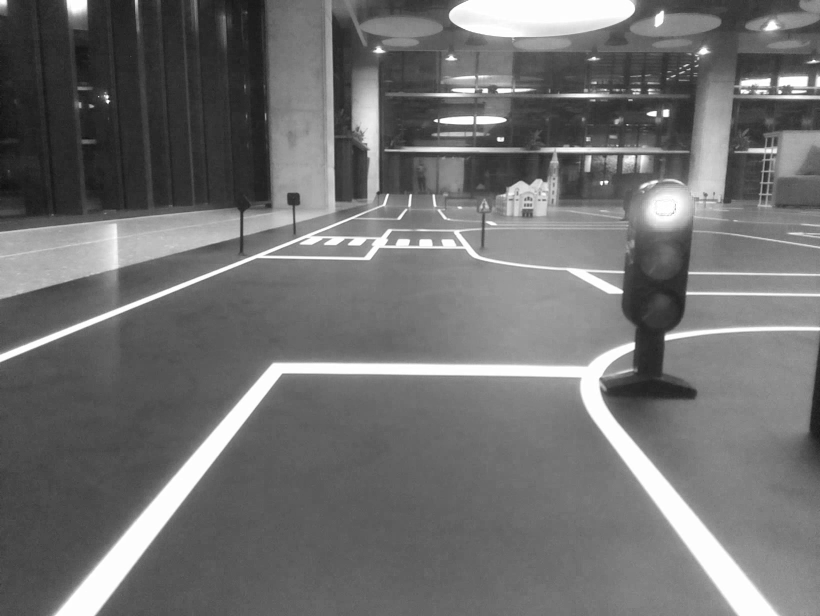
#> input picture Camera/OurTestMaterial/4transform.png, 1640 x 1232 px, given in place of 6510.jpg, which was not available (shown at 1/2 size)
$ python lane_detectionv3.py
#> lines starting #> are read from the running program, lines starting #| are printed output that depends on the picture; after the words box and inside, x2 and y2 are one past the last pixel; in counts of white or black regions, pixels touching at a corner belong together; pictures that were not available may be replaced by others from this repository, and a replacement may not be noted
import cv2
import numpy as np
import time
from skimage.morphology import skeletonize
import skimage
from timeit import default_timer as timer
import math
import os
FIVE_DEGREES_IN_RAD = 0.0873
TAN_OF_TWENTY_DEGREES = 0.364
RIGHT_REGION = 50
LEFT_REGION = -50
GO_LEFT = -23
GO_STRAIGHT = 0
GO_RIGHT = 23
STOP_LINE = 40
PARK_LINE = -49

STOP_LINE_DISTANCE_TABLE = [
    [1, 10],
    [2, 30],
    [3, 50],
    [4, 60],
    [5, 65]
]


def process_img(img):
    img = img[int(2 * img.shape[0] / 3):img.shape[0], :]
    canny_min_thresh = 100
    canny_max_thresh = 240
    img = cv2.Canny(img, canny_min_thresh, canny_max_thresh)
    width = int(img.shape[1] / 2)
    height = int(img.shape[0] / 2)
    dim = (width, height)
    img = cv2.resize(img, dim, cv2.INTER_AREA)
    img[img > 0] = 255
    global _center_col
    _center_col = (img.shape[1] - 1) / 2
    cv2.imwrite(os.path.abspath(os.path.join(os.getcwd(), 'edges.jpg')), img)
    img = skeletonize(img / 255)
    img = img.astype(np.uint8) * 255
    return img


def find_slope(line):
    dx = line[2]-line[0]
    dy = line[3]-line[1]
    if dx == 0:
        return 1000*dy
    return (line[3]-line[1])/(line[2]-line[0])


def find_stopping_lines(lines):
    for i, line1 in enumerate(lines):
        slope1 = find_slope(line1)
        if math.fabs(slope1) < TAN_OF_TWENTY_DEGREES: # if it is maximum 20 degrees sloped
            for j, line2 in enumerate(lines[i+1:], i+1):
                slope2 = find_slope(line2)
                angle1 = math.atan(slope1)
                angle2 = math.atan(slope2)
                if math.fabs(angle1-angle2) < FIVE_DEGREES_IN_RAD: # if two lines are parallel
                    intercept1 = -slope1*line1[0]+line1[1]
                    intercept2 = -slope1 * line2[0] + line2[1]
                    if math.fabs(intercept2-intercept1) < 25: # if two lines are near
                        return line1, line2
    else:
        return None, None


def find_stopping_lane(img):
    mid_row = 0
    stop_lane_frame = np.copy(img)
    lines = cv2.HoughLinesP(img, 1, np.pi / 720, threshold=80, minLineLength=100, maxLineGap=30)
    if lines is None:
        return mid_row, stop_lane_frame
    lines = lines[:, 0].tolist()
    order_lines(lines)
    for l in lines:
        cv2.line(stop_lane_frame, (l[0], l[1]), (l[2], l[3]), 100, 2, cv2.LINE_AA)
    line1, line2 = find_stopping_lines(lines)
    if line1 is None:
        return mid_row, stop_lane_frame
    mid_row = int((line1[1]+line1[3]+line2[1]+line2[3])/4)
    cv2.line(stop_lane_frame, (line1[0], line1[1]), (line1[2], line1[3]), 255, 4, cv2.LINE_AA)
    cv2.line(stop_lane_frame, (line2[0], line2[1]), (line2[2], line2[3]), 255, 4, cv2.LINE_AA)
    return mid_row, stop_lane_frame


def find_lanes(img):
    lines = cv2.HoughLinesP(img, 1, np.pi / 180, threshold=4, minLineLength=10, maxLineGap=5)
    if lines is None:
        return img
    lines = lines[:,0].tolist()
    order_lines(lines)
    # FOR DEBUGGING #
    lines_frame = np.copy(img)
    lines_frame = np.stack([lines_frame, lines_frame, lines_frame], axis = 2)
    for l in lines:
        cv2.line(lines_frame, (l[0], l[1]), (l[2], l[3]), (200, 200, 0), 2, cv2.LINE_AA)
    cv2.imwrite(os.path.abspath(os.path.join(os.getcwd(), 'lines.jpg')), lines_frame)
    cv2.imshow("lines", lines_frame)
    lines_frame = np.copy(img)
    lines_frame = np.stack([lines_frame, lines_frame, lines_frame], axis=2)
    # END FOR DEBUGGING #
    left_lane = find_left_lane(lines, LEFT_REGION, img)
    right_lane = find_left_lane(lines, RIGHT_REGION, img)
    if len(left_lane)==0:
       left_lane = None
    if len(right_lane)==0:
        right_lane = None
    #### FOR DEBUGGING ####

    if left_lane is not None:
        for line in left_lane:
            cv2.line(lines_frame, (line[0], line[1]), (line[2], line[3]), (255, 0, 0), 2, cv2.LINE_AA)
    if right_lane is not None:
       for line in right_lane:
           cv2.line(lines_frame, (line[0], line[1]), (line[2], line[3]), (0, 255, 0), 2, cv2.LINE_AA)
    #### END FOR DEBUGGING ####
    return left_lane, right_lane, lines_frame


def swap_start_end(line):
    temp_start_x = line[2]
    temp_start_y = line[3]
    line[2] = line[0]  # end x
    line[3] = line[1]  # end y
    line[0] = temp_start_x  # start x
    line[1] = temp_start_y  # start y


def order_lines(lines):
    for line in lines:
        if line[3] > line[1]: # if end is lower than start, swap start and end
            swap_start_end(line)
        elif line[3] == line[1]: # if end is at the same height as start
            if line[2] < line[0]: # if end is lefter than start
                swap_start_end(line)


def is_brother(line1, line2): # returns line 2 if it is brother of line 1, otherwise None, line 1 is not brother
    if line2[3] >= line1[3]: # if second ends lower than first
        return None
    if line2[1] + 10 < line1[3]: # if second starts more than 5 pixels higher than first ends
        return None
    if math.fabs(cv2.pointPolygonTest(np.array([[line2[0], line2[1]], [line2[2], line2[3]]], dtype = np.float32),
                            (int(line1[2]), int(line1[3])), True)) > 13: # if distance between end of first and second is bigger than 7
        return None
    slope1 = find_slope(line1)
    slope2 = find_slope(line2)
    angle1 = math.atan(math.fabs(slope1)) # absolute angle
    angle2 = math.atan(math.fabs(slope2))
    if math.fabs(angle2-angle1) > np.pi/6: # if angle between lines is more than 30 degrees
        return None
    return line2


def find_left_lane(lines, search_region, img):
    i = 0
    left_lane = []
    prev_first = None
    curr_line = find_first_line(prev_first, lines, search_region, img) # start with some line, returns None if not found
    prev_first = curr_line
    next_line = curr_line
    while next_line is not None:
        left_lane.append(next_line)
        for line in lines: # search for next line (brother)
            if search_region == RIGHT_REGION:
                img = cv2.line(img, (curr_line[0], curr_line[1]), (curr_line[2], curr_line[3]), (50 + i, 0, 0), 5)
                cv2.imshow("sequence", img)
                cv2.imwrite(os.path.abspath(os.path.join(os.getcwd(), 'sequence.jpg')), img)
            next_line = is_brother(curr_line, line) # curr_line will be None if 'line' is not brother
            if next_line is not None: # if found next line go further
                if search_region == RIGHT_REGION:
                    i += 50
                curr_line = next_line
                break
    return left_lane


def find_ref_col(row, height): # returns 20 if row = height-1, 10 if row = 0, linear interpolation between
    a = (20-10)/(height-1)
    b = 10
    return round(a*row+b)


def adjust_col_ind(col_ind, width):
    if col_ind<0:
        return 0
    if col_ind>width-1:
        return width-1
    else:
        return col_ind


def check_brotherhood(line, img): # returns True if there are whites in specific range in at least two of: start, end, mid
    start_row = line[1]
    start_col = line[0]
    end_row = line[3]
    end_col = line[2]
    mid_col, mid_row = midpoint(start_col, start_row, end_col, end_row)
    height = img.shape[0]
    width = img.shape[1]
    start_ref_col = find_ref_col(start_row, height)
    mid_ref_col = find_ref_col(mid_row, height)
    end_ref_col = find_ref_col(end_row, height)
    are_whites_near_start = 1 if np.sum(img[start_row, adjust_col_ind(start_col - start_ref_col, width):adjust_col_ind(start_col + start_ref_col, width)]) > 255 else 0
    are_whites_near_end = 1 if np.sum(img[end_row, adjust_col_ind(end_col - end_ref_col, width):adjust_col_ind(end_col + end_ref_col, width)]) > 255 else 0
    are_whites_near_mid = 1 if np.sum(img[mid_row, adjust_col_ind(mid_col - mid_ref_col, width):adjust_col_ind(mid_col + mid_ref_col, width)]) > 255 else 0
    if are_whites_near_start+are_whites_near_end+are_whites_near_mid < 2:
        return False
    else:
        return True


def find_first_line(prev_first, lines, search_region, img):
    first_line = None
    lowest_y = 0
    width = int(img.shape[1] / 2)
    height = int(img.shape[0] / 2)
    for line in lines:
        start_y = line[1]
        if start_y < lowest_y:  # if line starts higher than lowest_y
            continue
        if (line[1]<height/2):# if it starts in the top half
            continue
        if (search_region == RIGHT_REGION and line[0] < _center_col
                or search_region == LEFT_REGION and line[0] > _center_col): # if line starts not in the left(right) half
            continue
        if prev_first is not None: # distance in columns between it and previous is less than third of image
            if math.fabs(prev_first[0]-line[0])<width/3:
                continue
        slope = math.fabs(find_slope(line))
        angle = math.atan(slope)
        if angle < np.pi/6 : # if angle of line is not between 45 and 135 degrees
            continue
        if not check_brotherhood(line,img): # if there are no whites in specific range near start, mid, end
            continue
        lowest_y = start_y  # else update first_line
        first_line = line
    return first_line


def find_park_lane(img):
    stop_lane_frame = np.copy(img)
    lines = cv2.HoughLinesP(img, 1, np.pi / 720, threshold=40, minLineLength=50, maxLineGap=15)
    if lines is None:
        return stop_lane_frame
    lines = lines[:, 0].tolist()
    order_lines(lines)
    for l in lines:
        cv2.line(stop_lane_frame, (l[0], l[1]), (l[2], l[3]), 150, 2, cv2.LINE_AA)
    line1, line2 = find_stopping_lines(lines)
    if line1 is None:
        return stop_lane_frame
    cv2.line(stop_lane_frame, (line1[0], line1[1]), (line1[2], line1[3]), 200, 4, cv2.LINE_AA)
    cv2.line(stop_lane_frame, (line2[0], line2[1]), (line2[2], line2[3]), 200, 4, cv2.LINE_AA)
    return stop_lane_frame


def midpoint(start_x, start_y, end_x, end_y):
    return round((start_x+end_x)/2), round((start_y+end_y)/2)


def give_lane_keeping_angle(mid_row, left_lane, right_lane, img): # left_lane, right_lane are list of lines each line is list [x1,y1,x2,y2]
    left_steering_angle = right_steering_angle = GO_STRAIGHT
    if left_lane is not None:
        lane_points = [[point[0], point[1]] for row in left_lane for point in zip(row[::2], row[1::2])]
        rows = [point[1] for point in lane_points]
        cols = [point[0] for point in lane_points]
        lane_coeff, residuals, _, _, _ = np.polyfit(rows, cols, 2, full=True)
        #print(lane_coeff)
        top_intersection_x = np.polyval(lane_coeff, -mid_row)
        if top_intersection_x >= img.shape[1]/2:
            left_steering_angle = GO_RIGHT
        #print('Top intersection: %d' %(top_intersection_x))
    #print('Now right lane:')
    if right_lane is not None:
        lane_points = [[point[0], point[1]] for row in right_lane for point in zip(row[::2], row[1::2])]
        rows = [point[1] for point in lane_points]
        cols = [point[0] for point in lane_points]
        lane_coeff, residuals, _, _, _ = np.polyfit(rows, cols, 2, full=True)
        #print(lane_coeff)
        top_intersection_x = np.polyval(lane_coeff, -mid_row)
        if top_intersection_x <= img.shape[1]/2:
            left_steering_angle = GO_LEFT
        #print('Top intersection: %d' %(top_intersection_x))
        #### FOR DEBUGGING ####
        #### END FOR DEBUGGING ####
        if math.fabs(left_steering_angle)>right_steering_angle:
            return left_steering_angle
        else:
            return right_steering_angle


def find_distance(mid_row, line):
    distance_table = STOP_LINE_DISTANCE_TABLE
    #if line == PARK_LINE:
    #    distance_table = PARK_LINE_DISTANCE_TABLE
    lower_point_x, lower_point_y = max([point for point in distance_table if point[0] <= mid_row]) # find nearest point lower
    upper_point_x, upper_point_y= min([point for point in distance_table if point[0] >= mid_row]) # find nearest point upper
    slope = find_slope([lower_point_x, lower_point_y, upper_point_x, upper_point_y])
    if lower_point_x == mid_row:
        return lower_point_y
    if upper_point_x == mid_row:
        return upper_point_y
    intersept = lower_point_y-slope*lower_point_x
    distance = slope*mid_row+intersept
    return distance


def understanding_lanes(img):
    img = process_img(img)
    cv2.imwrite(os.path.abspath(os.path.join(os.getcwd(), 'processed.jpg')), img)
    cv2.imshow("process_img", img)
    mid_row, stop_lane_frame = find_stopping_lane(img)
    left_lane, right_lane, lanes_frame = find_lanes(img[mid_row:img.shape[0],:]) # left_lane, right_lane are list of lines.
                                                         # each line is list [x1,y1,x2,y2]
    lane_keeping_angle = give_lane_keeping_angle(mid_row, left_lane,  right_lane, lanes_frame)
    park_lane_frame = find_park_lane(img)
    #(find_distance(5, STOP_LINE))
    return lanes_frame, stop_lane_frame


imgpath = os.path.abspath(os.path.join(os.getcwd(), '..', 'Test_13_02_23_Frames/6510.jpg'))
print(imgpath)
img = cv2.imread(imgpath)
#> img is the input picture: shape (1232, 1640, 3); min 14, max 255, mean 112.3
cv2.imshow("input", img)
lanes_frame, stop_lane_frame = understanding_lanes(img)
#> in process_img, `img = img[int(2 * img.shape[0] / 3):img.shape[0], :]`:
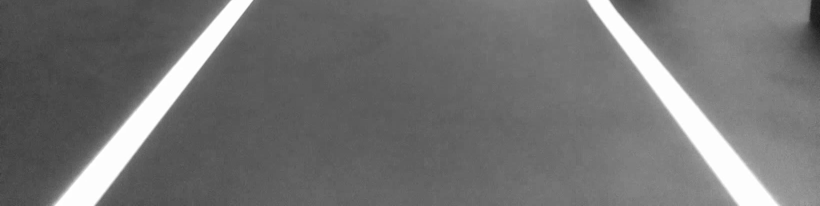
#> img: shape (411, 1640, 3) (shown at 1/2 size); min 20, max 255, mean 114.5
#> in process_img, `img = cv2.Canny(img, canny_min_thresh, canny_max_thresh)`:
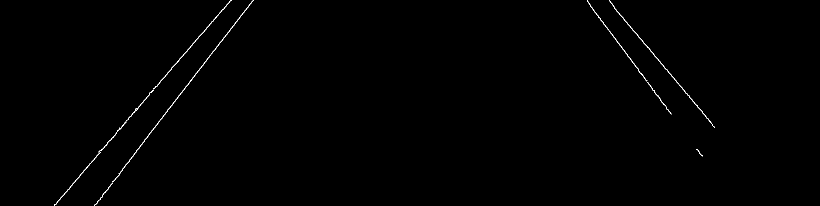
#> img: shape (411, 1640) (shown at 1/2 size); 0.35% white in thin lines or dots, all inside (x1, y1, x2, y2) = (108, 0, 1430, 411)
#> in process_img, `img[img > 0] = 255`:
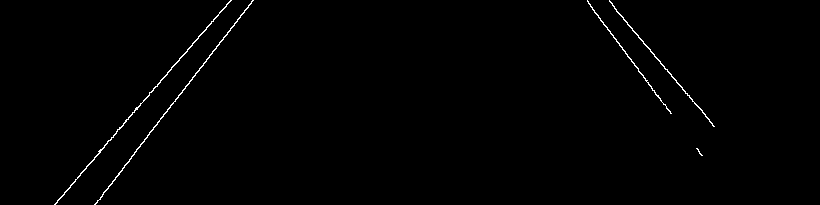
#> img: shape (205, 820); 0.71% white in thin lines or dots, all inside (x1, y1, x2, y2) = (54, 0, 715, 205)
#> in process_img, `img = skeletonize(img / 255)`:
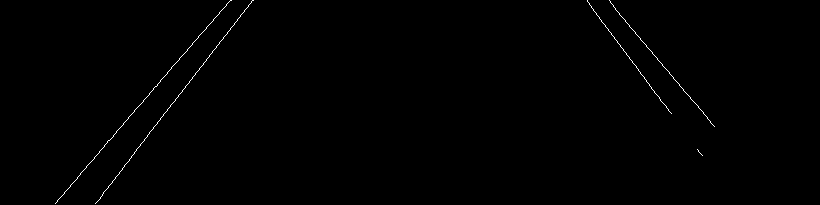
#> img: shape (205, 820) bool; 0.39% white in thin lines or dots, all inside (x1, y1, x2, y2) = (55, 0, 715, 204)
#> in find_stopping_lane, `lines = cv2.HoughLinesP(img, 1, np.pi / 720, threshold=80, minLineLeng..`: lines = [[57, 200, 227, 3], [95, 203, 253, 0], [613, 6, 713, 125], [589, 4, 671, 113]]
#> the loop in order_lines, `for line in lines:` made 4 passes
#> the loop in find_stopping_lane, `for l in lines:` made 4 passes
#> l on passes 1 to 4: [57, 200, 227, 3], [95, 203, 253, 0], [713, 125, 613, 6], [671, 113, 589, 4]
#> after the loop in find_stopping_lane, `for l in lines:`:
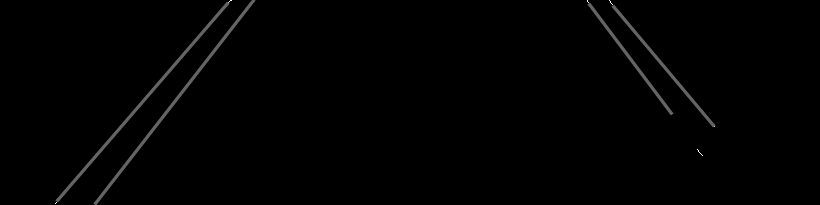
#> stop_lane_frame: shape (205, 820); min 0, max 255, mean 1.6
#> the loop in find_stopping_lines, `for i, line1 in enumerate(lines):` made 4 passes
#> (line1, slope1) on passes 1 to 4: ([57, 200, 227, 3], -1.16), ([95, 203, 253, 0], -1.28), ([713, 125, 613, 6], 1.19), ([671, 113, 589, 4], 1.33)
#> in understanding_lanes, `mid_row, stop_lane_frame = find_stopping_lane(img)`: mid_row = 0
#> in find_lanes, `lines = cv2.HoughLinesP(img, 1, np.pi / 180, threshold=4, minLineLengt..`: lines = 22 rows, first 6: [619, 14, 673, 77], [86, 167, 143, 100], [103, 192, 237, 20], [615, 9, 629, 25], [589, 4, 671, 113], [609, 0, 617, 11]
#> in find_lanes, `lines = lines[:,0].tolist()`: lines = 22 items, first 6: [619, 14, 673, 77], [86, 167, 143, 100], [103, 192, 237, 20], [615, 9, 629, 25], [589, 4, 671, 113], [609, 0, 617, 11]
#> the loop in order_lines (call 2), `for line in lines:` made 22 passes
#> the loop in find_lanes, `for l in lines:` made 22 passes
#> l on passes 1 to 12: [673, 77, 619, 14], [86, 167, 143, 100], [103, 192, 237, 20], [629, 25, 615, 9], [671, 113, 589, 4], [617, 11, 609, 0], [683, 89, 669, 73], [140, 104, 162, 78], [167, 72, 198, 37], [192, 43, 231, 0], [714, 126, 703, 113], [57, 200, 70, 186]
#> after the loop in find_lanes, `for l in lines:`:
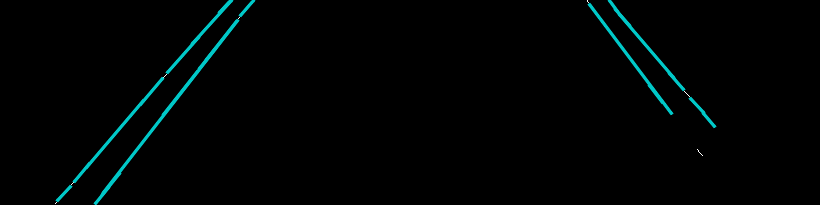
#> lines_frame: shape (205, 820, 3); mean of channels 0, 1, 2 3.3, 3.3, 0; drawn as B, G, R
#> the loop in find_first_line, `for line in lines:` made 22 passes
#> (line, start_y) on passes 1, 4, 5, 6, 7, 10, 11, 13, 14, 19, 20: ([673, 77, 619, 14], 77), ([629, 25, 615, 9], 25), ([671, 113, 589, 4], 113), ([617, 11, 609, 0], 11), ([683, 89, 669, 73], 89), ([192, 43, 231, 0], 43), ([714, 126, 703, 113], 126), ([703, 112, 690, 98], 112), ([240, 15, 253, 0], 15), ([219, 12, 230, 0], 12), ([662, 102, 649, 85], 102)
#> (line, start_y, dx in find_slope, dy in find_slope, slope, angle, start_row in check_brotherhood, start_col in check_brotherhood) on passes 2, 3, 8, 9, 12, 15: ([86, 167, 143, 100], 167, 57, -67, 1.18, 0.866, 167, 86), ([103, 192, 237, 20], 192, 134, -172, 1.28, 0.909, 192, 103), ([140, 104, 162, 78], 104, 22, -26, 1.18, 0.869, 104, 140), ([167, 72, 198, 37], 72, 31, -35, 1.13, 0.846, 72, 167), ([57, 200, 70, 186], 200, 13, -14, 1.08, 0.822, 200, 57), ([102, 194, 119, 173], 194, 17, -21, 1.24, 0.89, 194, 102)
#> in find_lanes, `left_lane = find_left_lane(lines, LEFT_REGION, img)`: left_lane = []
#> the loop in find_first_line (call 2), `for line in lines:` made 22 passes
#> (line, start_y) on passes 2, 3, 4, 6, 8, 9, 10, 12, 14, 15, 16, 17: ([86, 167, 143, 100], 167), ([103, 192, 237, 20], 192), ([629, 25, 615, 9], 25), ([617, 11, 609, 0], 11), ([140, 104, 162, 78], 104), ([167, 72, 198, 37], 72), ([192, 43, 231, 0], 43), ([57, 200, 70, 186], 200), ([240, 15, 253, 0], 15), ([102, 194, 119, 173], 194), ([95, 203, 108, 187], 203), ([74, 181, 89, 163], 181)
#> (line, start_y, dx in find_slope, dy in find_slope, slope, angle, start_row in check_brotherhood, start_col in check_brotherhood) on passes 1, 5, 7, 11, 13, 20: ([673, 77, 619, 14], 77, -54, -63, 1.17, 0.862, 77, 673), ([671, 113, 589, 4], 113, -82, -109, 1.33, 0.926, 113, 671), ([683, 89, 669, 73], 89, -14, -16, 1.14, 0.852, 89, 683), ([714, 126, 703, 113], 126, -11, -13, 1.18, 0.869, 126, 714), ([703, 112, 690, 98], 112, -13, -14, 1.08, 0.822, 112, 703), ([662, 102, 649, 85], 102, -13, -17, 1.31, 0.918, 102, 662)
#> in find_park_lane, `lines = cv2.HoughLinesP(img, 1, np.pi / 720, threshold=40, minLineLeng..`: lines = [[57, 200, 227, 3], [134, 152, 252, 0], [610, 2, 714, 126], [587, 1, 661, 101], [95, 203, 144, 140]]
#> the loop in find_park_lane, `for l in lines:` made 5 passes
#> l on passes 1 to 5: [57, 200, 227, 3], [134, 152, 252, 0], [714, 126, 610, 2], [661, 101, 587, 1], [95, 203, 144, 140]
#> after the loop in find_park_lane, `for l in lines:`:
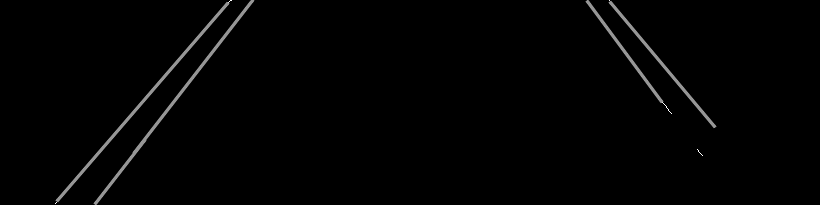
#> stop_lane_frame: shape (205, 820); min 0, max 255, mean 2.4
#> the loop in find_stopping_lines, `for i, line1 in enumerate(lines):` made 5 passes
#> (line1, slope1) on passes 1 to 5: ([57, 200, 227, 3], -1.16), ([134, 152, 252, 0], -1.29), ([714, 126, 610, 2], 1.19), ([661, 101, 587, 1], 1.35), ([95, 203, 144, 140], -1.29)
cv2.imwrite(os.path.abspath(os.path.join(os.getcwd(), 'output.jpg')), lanes_frame)
cv2.imwrite(os.path.abspath(os.path.join(os.getcwd(), 'output_stopq.jpg')), stop_lane_frame)
cv2.imshow("output", lanes_frame)
cv2.imshow("output_stop", stop_lane_frame)
cv2.waitKey(0)
